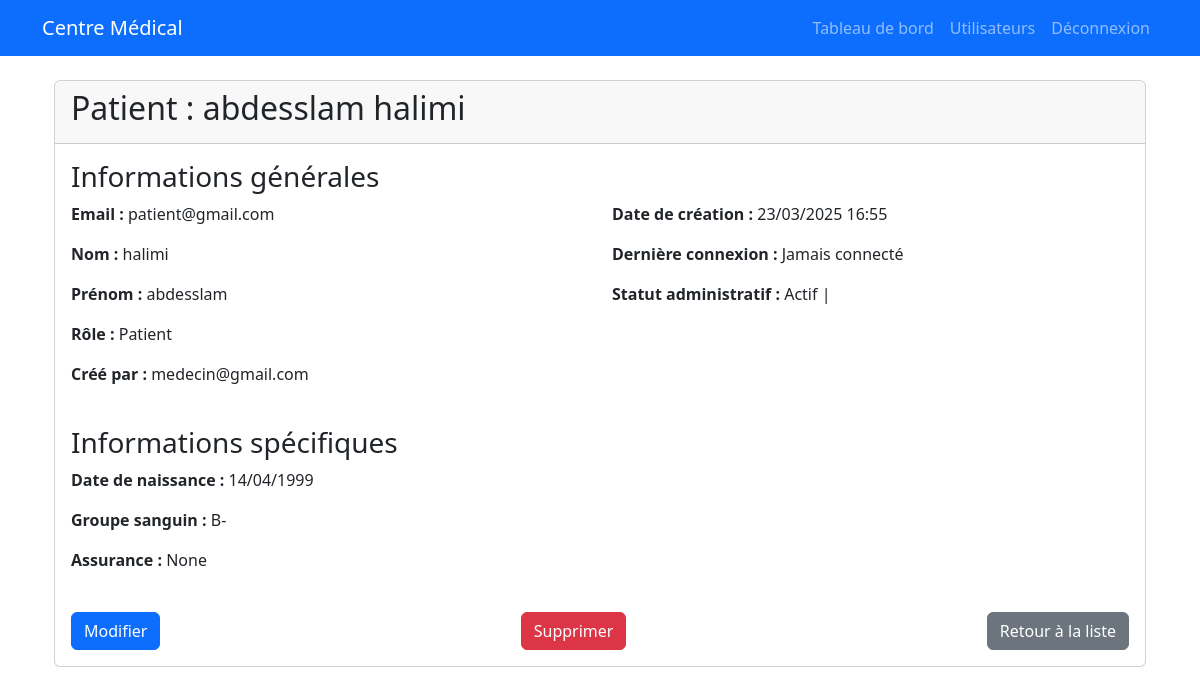
/accounts/users/15/ (signed in), run on the app's committed database.
### accounts/models.py (models this page shows, shortened)
class User(AbstractUser):
    ROLE_CHOICES = (
        ('ADMIN', 'Administrateur'),
        ('MEDECIN', 'Médecin'),
        ('PATIENT', 'Patient'),
        ('RADIOLOGUE', 'Radiologue'),
        ('LABORANTIN', 'Laborantin'),
        ('PRATICIEN', 'Praticien de santé'),
    )
    email = models.EmailField(unique=True)
    role = models.CharField(max_length=15, choices=ROLE_CHOICES, default='PATIENT')
    created_by = models.ForeignKey('self', on_delete=models.SET_NULL, null=True, blank=True, related_name='created_users')
    USERNAME_FIELD = 'email'
    REQUIRED_FIELDS = []
    objects = UserManager()
    def __str__(self):
        return self.email
    @property
    def is_admin(self):
        return self.role == 'ADMIN'
    @property
    def is_medecin(self):
        return self.role == 'MEDECIN'
    @property
    def is_patient(self):
        return self.role == 'PATIENT'
    @property
    def is_radiologue(self):
        return self.role == 'RADIOLOGUE'
    @property
    def is_laborantin(self):
        return self.role == 'LABORANTIN'
    @property
    def is_praticien(self):
        return self.role == 'PRATICIEN'

class Patient(models.Model):
    user = models.OneToOneField(
        settings.AUTH_USER_MODEL,
        on_delete=models.CASCADE,
        related_name='patient_profile'
    )
    date_of_birth = models.DateField()
    blood_type = models.CharField(max_length=3)
    encrypted_insurance = models.BinaryField()
    ibe_policy = models.TextField(blank=True)

### accounts/views.py (the view, shortened to what this page needs)
# urls.py: path('users/<int:pk>/', views.UserDetailView.as_view(), name='user_detail'),
class UserDetailView(UserPassesTestMixin, DetailView):
    model = User
    template_name = 'accounts/user_detail.html'
    context_object_name = 'user_object'  # Évite la confusion avec request.user
    def test_func(self):
        user_to_view = self.get_object()
        print(f"Utilisateur connecté: {self.request.user}, Profil demandé: {user_to_view}")
        if self.request.user.is_admin:
            return True
    def get_context_data(self, **kwargs):
        context = super().get_context_data(**kwargs)
        user_object = self.get_object()
        user_attributes = []
        if self.request.user.is_admin:
            user_attributes.append("ADMIN")
        if self.request.user.is_medecin:
            user_attributes.append("MEDECIN")
        if self.request.user.is_praticien:
            user_attributes.append("PRATICIEN")
        if self.request.user.is_radiologue:
            user_attributes.append("RADIOLOGUE")
        if self.request.user.is_laborantin:
            user_attributes.append("LABORANTIN")
        context['user_attributes'] = user_attributes
        if user_object.is_patient and hasattr(user_object, 'patient_profile'):
            patient_profile = user_object.patient_profile
            context['profile'] = patient_profile
            encrypted_insurance = patient_profile.encrypted_insurance
            insurance_number_decrypted = None
            if encrypted_insurance:
                try:
                    insurance_number_decrypted = ibe_decrypt(encrypted_insurance, self.request.user.email)
                    print(self.request.user.email)
                except Exception as e:
                    insurance_number_decrypted = f"Erreur lors du déchiffrement : {str(e)}"
            context['insurance_number_decrypted'] = insurance_number_decrypted
        return context

### accounts/templates/accounts/user_detail.html (shortened to what this page needs)
{% extends 'base.html' %}
{% block content %}
<div class="container mt-4">
    <div class="card">
        <div class="card-header">
            <h2>
                {% if user_object.is_patient %}
                    Patient : {{ user_object.get_full_name|default:user_object.email }}
                {% elif user_object.is_medecin %}
                    Dr. {{ user_object.get_full_name|default:user_object.email }}
                {% else %}
                    {{ user_object.get_full_name|default:user_object.email }} ({{ user_object.get_role_display }})
                {% endif %}
            </h2>
        </div>
        <div class="card-body">
            <h3>Informations générales</h3>
            <div class="row mb-4">
                <div class="col-md-6">
                    <p><strong>Email :</strong> {{ user_object.email }}</p>
                    <p><strong>Nom :</strong> {{ user_object.last_name|default:"Non spécifié" }}</p>
                    <p><strong>Prénom :</strong> {{ user_object.first_name|default:"Non spécifié" }}</p>
                    <p><strong>Rôle :</strong> {{ user_object.get_role_display }}</p>
                    <p><strong>Créé par :</strong> {{ user_object.created_by.email|default:"N/A" }}</p>
                </div>
                <div class="col-md-6">
                    <p><strong>Date de création :</strong> {{ user_object.date_joined|date:"d/m/Y H:i" }}</p>
                    <p><strong>Dernière connexion :</strong> {{ user_object.last_login|date:"d/m/Y H:i"|default:"Jamais connecté" }}</p>
                    {% if request.user.is_admin %}
                    <p><strong>Statut administratif :</strong>
                        {% if user_object.is_active %}Actif{% else %}Inactif{% endif %} |
                    </p>
                    {% endif %}
                </div>
            </div>
            {% if profile %}
                <h3>Informations spécifiques</h3>
                <div class="row mb-4">
                    {% if user_object.is_patient %}
                        <div class="col-md-6">
                            <p><strong>Date de naissance :</strong> {{ profile.date_of_birth|date:"d/m/Y" }}</p>
                            <p><strong>Groupe sanguin :</strong> {{ profile.blood_type }}</p>
                            <p><strong>Assurance :</strong> {{ insurance_number_decrypted }}</p>
                        </div>
                    {% elif user_object.is_medecin %}
                        <div class="col-md-6">
                            <p><strong>Spécialisation :</strong> {{ profile.specialization }}</p>
                            <p><strong>Téléphone :</strong> {{ profile.phone_number|default:"Non spécifié" }}</p>
                        </div>
                    {% elif user_object.is_radiologue %}
                        <div class="col-md-6">
                            <p><strong>Domaine :</strong> {{ profile.radiology_field }}</p>
                            <p><strong>Téléphone :</strong> {{ profile.phone_number|default:"Non spécifié" }}</p>
                        </div>
                    {% elif user_object.is_laborantin %}
                        <div class="col-md-6">
                            <p><strong>Département :</strong> {{ profile.lab_department }}</p>
                            <p><strong>Téléphone :</strong> {{ profile.phone_number|default:"Non spécifié" }}</p>
                        </div>
                    {% endif %}
                </div>
            {% endif %}
            <div class="d-flex justify-content-between mt-4">
                {% if request.user.is_admin or request.user == user_object.created_by and user_object.is_patient %}
                <a href="{% url 'user_delete' user_object.id %}" class="btn btn-primary">Modifier</a>
                <a href="{% url 'user_delete' user_object.id %}" class="btn btn-danger">Supprimer</a>
                {% endif %}
                <a href="{% url 'user_list' %}" class="btn btn-secondary">Retour à la liste</a>
            </div>
        </div>
    </div>
</div>
{% endblock %}

### data on the page
User: get_full_name "abdesslam halimi", email "patient@gmail.com", last_name "halimi", first_name "abdesslam", role "Patient", created_by.email "medecin@gmail.com", date_joined "23/03/2025 16:55", last_login "Jamais connecté"
Patient: date_of_birth "14/04/1999", blood_type "B-"

### other printed values
{{ insurance_number_decrypted }} "None"
